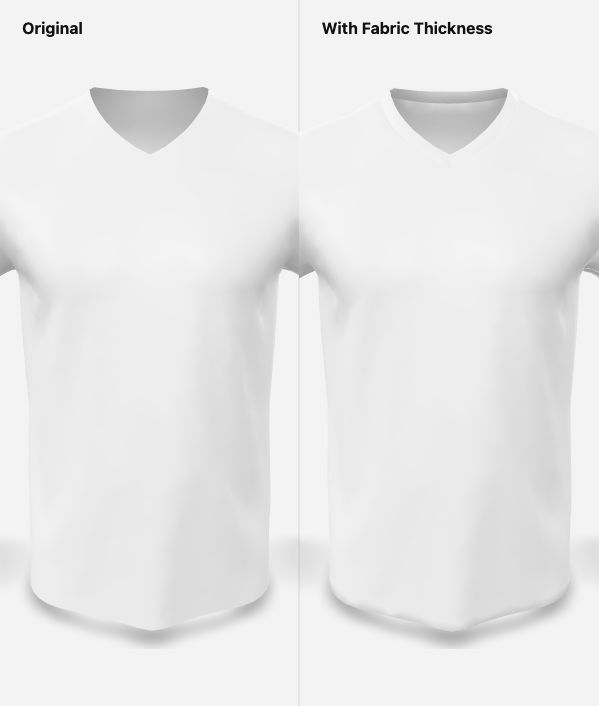
#> input picture thickness-test-check-032.png, 599 x 706 px
$ python generate-tshirt-mockup-maps.py --input ../thickness-test-check-032.png --mask-out out.png --depth-out out.png
#> lines starting #> are read from the running program, lines starting #| are printed output that depends on the picture; after the words box and inside, x2 and y2 are one past the last pixel; in counts of white or black regions, pixels touching at a corner belong together
#> in main, image is the input picture: shape (706, 599, 3); min 0, max 255, mean 233.3
#!/usr/bin/env python3
"""Build a reusable shirt mask and fold/depth map from a generated model photo."""

from __future__ import annotations

import argparse
from pathlib import Path

import cv2
import numpy as np


def scaled_points(points: list[tuple[float, float]], width: int, height: int) -> np.ndarray:
    return np.array(
        [[round(x * width), round(y * height)] for x, y in points],
        dtype=np.int32,
    )


def largest_seeded_component(binary: np.ndarray, seed: tuple[float, float]) -> np.ndarray:
    height, width = binary.shape
    seed_x = min(width - 1, max(0, round(seed[0] * width)))
    seed_y = min(height - 1, max(0, round(seed[1] * height)))
    count, labels, stats, _ = cv2.connectedComponentsWithStats(binary, connectivity=8)
    label = labels[seed_y, seed_x]
    if label == 0 and count > 1:
        label = 1 + int(np.argmax(stats[1:, cv2.CC_STAT_AREA]))
    return np.where(labels == label, 255, 0).astype(np.uint8)


def build_mask(image: np.ndarray) -> np.ndarray:
    height, width = image.shape[:2]
#> height = 706; width = 599
    garment_outline = scaled_points(
        [
            (0.420, 0.245),
            (0.384, 0.266),
            (0.335, 0.276),
            (0.253, 0.296),
            (0.219, 0.330),
            (0.190, 0.458),
            (0.201, 0.476),
            (0.264, 0.488),
            (0.250, 0.752),
            (0.258, 0.779),
            (0.320, 0.793),
            (0.500, 0.800),
            (0.676, 0.792),
            (0.705, 0.766),
            (0.731, 0.488),
            (0.792, 0.476),
            (0.840, 0.460),
            (0.770, 0.296),
            (0.657, 0.273),
            (0.585, 0.249),
            (0.548, 0.266),
            (0.500, 0.307),
            (0.447, 0.269),
        ],
        width,
        height,
    )

    mask = np.full((height, width), cv2.GC_BGD, dtype=np.uint8)
    cv2.fillPoly(mask, [garment_outline], cv2.GC_PR_FGD)
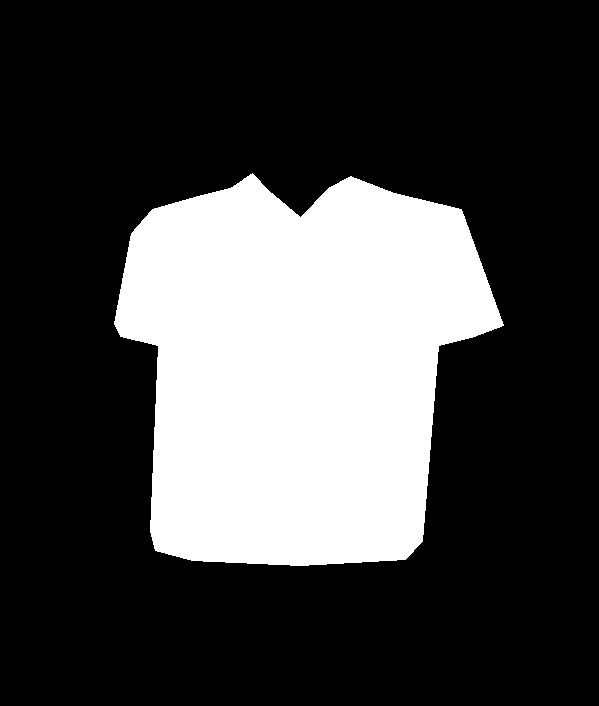
#> mask: shape (706, 599); values 0 (black) and 3 (white), 26.6% white; 1 white region, box (x1, y1, x2, y2) and area: (114, 173, 504, 566) 112680

    hsv = cv2.cvtColor(image, cv2.COLOR_BGR2HSV)
#> hsv: shape (706, 599, 3); mean H, S, V 0, 0, 233.3
    value = hsv[:, :, 2]
    saturation = hsv[:, :, 1]
#> saturation: shape (706, 599); every value is 0
    likely_white = (value >= 182) & (saturation <= 58)
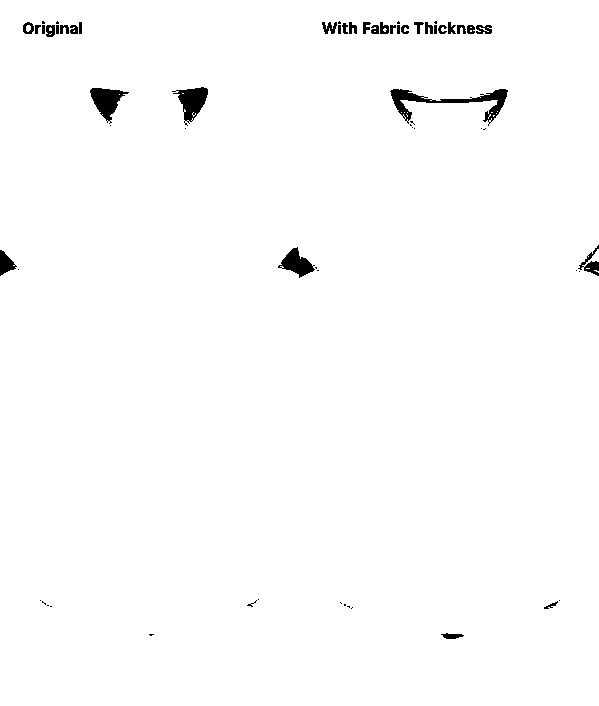
#> likely_white: shape (706, 599) bool; 98.8% white; 64 black regions (30 under 20 px), largest, box (x1, y1, x2, y2) and area: (390, 89, 508, 126) 1105, (172, 87, 208, 126) 682, (90, 88, 129, 124) 680
    inside_outline = np.zeros_like(mask, dtype=np.uint8)
    cv2.fillPoly(inside_outline, [garment_outline], 255)
    mask[(inside_outline > 0) & likely_white] = cv2.GC_FGD

    torso_seed = scaled_points(
        [
            (0.315, 0.355),
            (0.685, 0.355),
            (0.700, 0.735),
            (0.300, 0.735),
        ],
        width,
        height,
    )
    left_sleeve_seed = scaled_points(
        [(0.240, 0.335), (0.335, 0.300), (0.350, 0.455), (0.220, 0.445)],
        width,
        height,
    )
    right_sleeve_seed = scaled_points(
        [(0.650, 0.300), (0.755, 0.330), (0.810, 0.445), (0.660, 0.455)],
        width,
        height,
    )
    for seed_polygon in (torso_seed, left_sleeve_seed, right_sleeve_seed):
        seed_area = np.zeros_like(mask, dtype=np.uint8)
        cv2.fillPoly(seed_area, [seed_polygon], 255)
        mask[(seed_area > 0) & likely_white] = cv2.GC_FGD
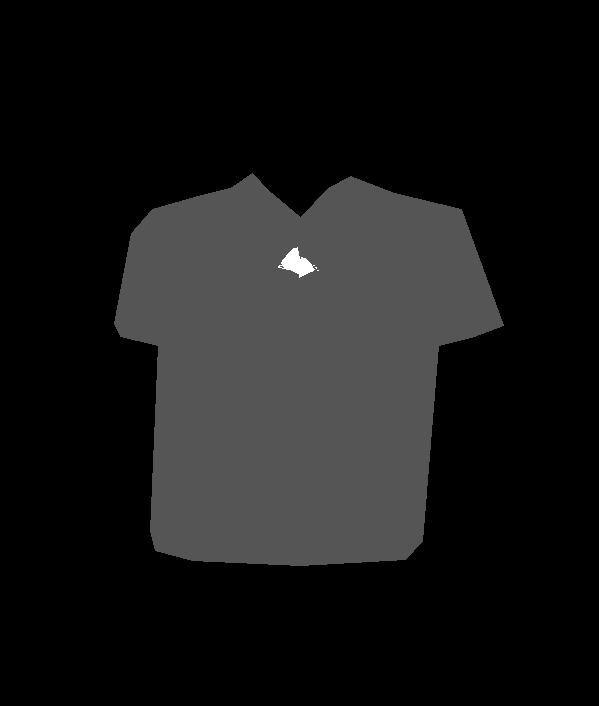
#> mask: shape (706, 599); min 0, max 3, mean 0.269; drawn with min black and max white
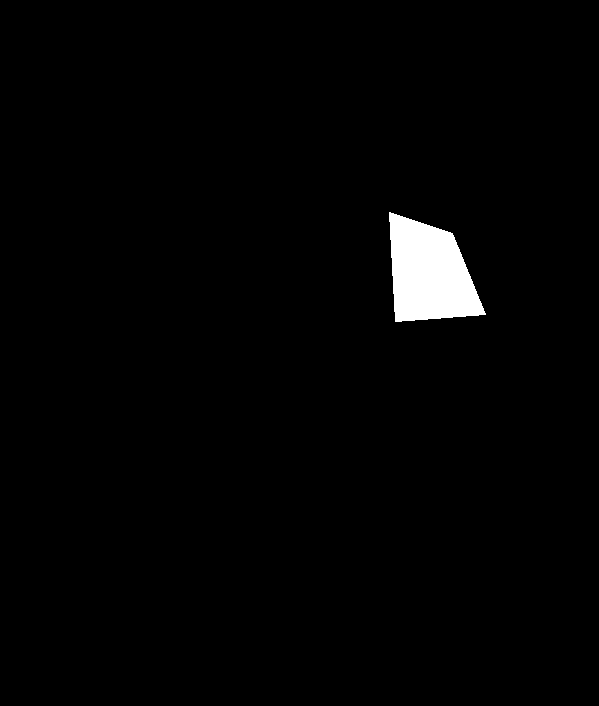
#> seed_area: shape (706, 599); 1.7% white; 1 white region, box (x1, y1, x2, y2) and area: (389, 212, 486, 322) 7304

    neck_background = scaled_points(
        [
            (0.397, 0.115),
            (0.603, 0.115),
            (0.585, 0.245),
            (0.500, 0.299),
            (0.415, 0.245),
        ],
        width,
        height,
    )
    cv2.fillPoly(mask, [neck_background], cv2.GC_BGD)
#> mask: shape (706, 599); 0.01% of pixels changed, all inside (x1, y1, x2, y2) = (250, 173, 341, 198)

    background_model = np.zeros((1, 65), dtype=np.float64)
    foreground_model = np.zeros((1, 65), dtype=np.float64)
    cv2.grabCut(
        image,
        mask,
        None,
        background_model,
        foreground_model,
        8,
        cv2.GC_INIT_WITH_MASK,
    )

    binary = np.where(
        (mask == cv2.GC_FGD) | (mask == cv2.GC_PR_FGD),
        255,
        0,
    ).astype(np.uint8)
    binary = largest_seeded_component(binary, (0.50, 0.55))
#> in largest_seeded_component, `count, labels, stats, _ = cv2.connectedComponentsWithStats(binary, con..`: binary: shape (706, 599); 26.6% white; 1 white region, box (x1, y1, x2, y2) and area: (114, 175, 504, 566) 112626
    binary = cv2.morphologyEx(
        binary,
        cv2.MORPH_CLOSE,
        cv2.getStructuringElement(cv2.MORPH_ELLIPSE, (5, 5)),
    )
    binary = cv2.morphologyEx(
        binary,
        cv2.MORPH_OPEN,
        cv2.getStructuringElement(cv2.MORPH_ELLIPSE, (3, 3)),
    )

    feathered = cv2.GaussianBlur(binary, (0, 0), 1.15)
#> binary: shape (706, 599); 26.6% white; 1 white region, box (x1, y1, x2, y2) and area: (114, 175, 504, 566) 112625
    feathered[inside_outline == 0] = 0
    return feathered


def build_depth(image: np.ndarray, mask: np.ndarray) -> np.ndarray:
    height, width = mask.shape
#> height = 706; width = 599
    lab_luminance = cv2.cvtColor(image, cv2.COLOR_BGR2LAB)[:, :, 0].astype(np.float32)
    smooth = cv2.bilateralFilter(lab_luminance, 11, 26, 26)
    broad_light = cv2.GaussianBlur(smooth, (0, 0), 35)
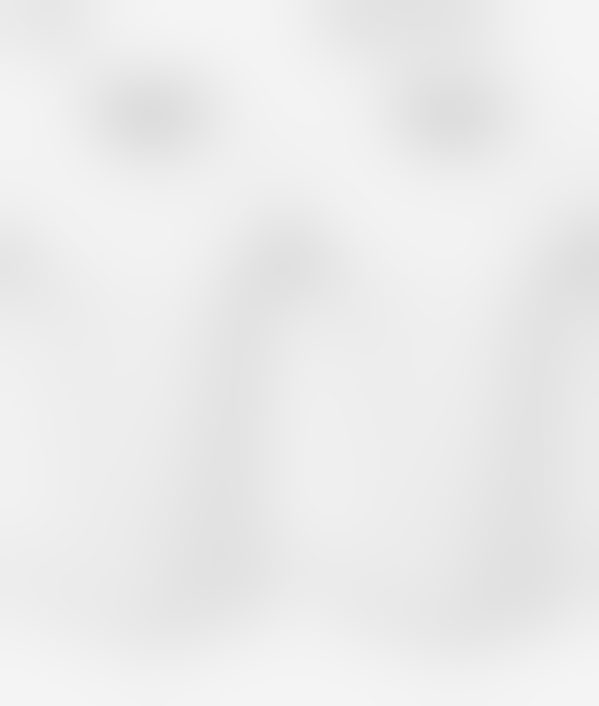
#> broad_light: shape (706, 599) float32; min 221.4, max 244.9, mean 236
    fabric_detail = smooth - broad_light

    y_grid, x_grid = np.mgrid[0:height, 0:width].astype(np.float32)
    normalized_x = (x_grid / max(1, width - 1) - 0.5) / 0.34
    torso_curve = np.clip(1.0 - normalized_x**2, -0.55, 1.0)
    vertical_curve = np.clip(
        1.0 - ((y_grid / max(1, height - 1) - 0.55) / 0.42) ** 2,
        -0.3,
        1.0,
    )

    depth = 128.0 + torso_curve * 31.0 + vertical_curve * 7.0 + fabric_detail * 2.35
    depth = cv2.GaussianBlur(depth, (0, 0), 1.2)
    depth = np.clip(depth, 44, 220).astype(np.uint8)
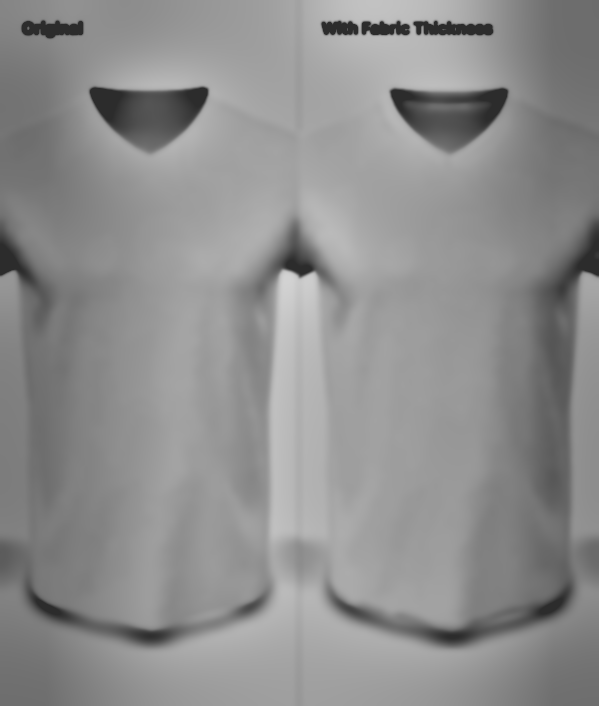
#> depth: shape (706, 599); min 44, max 210, mean 142.1
    depth[mask < 4] = 128
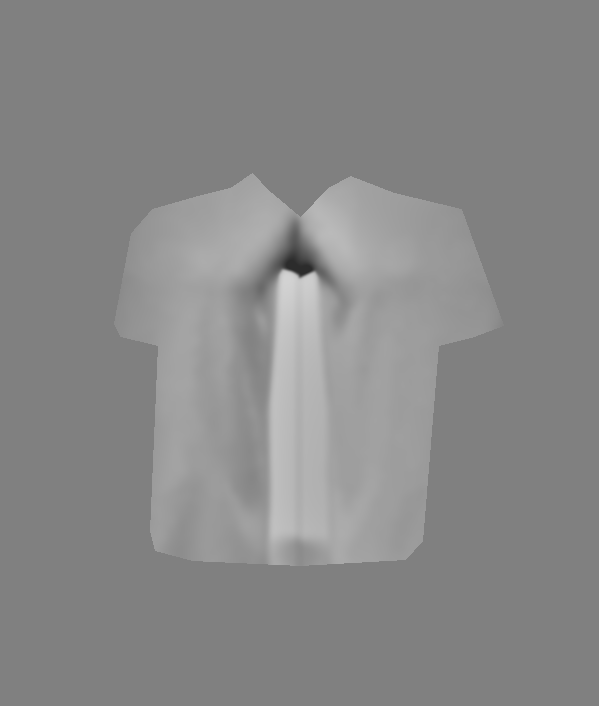
#> depth: shape (706, 599); min 44, max 210, mean 136.1
    return depth


def main() -> None:
    parser = argparse.ArgumentParser()
    parser.add_argument("--input", required=True, type=Path)
    parser.add_argument("--mask-out", required=True, type=Path)
    parser.add_argument("--depth-out", required=True, type=Path)
    args = parser.parse_args()

    image = cv2.imread(str(args.input), cv2.IMREAD_COLOR)
    if image is None:
        raise SystemExit(f"Could not read input image: {args.input}")

    mask = build_mask(image)
    depth = build_depth(image, mask)
    args.mask_out.parent.mkdir(parents=True, exist_ok=True)
    args.depth_out.parent.mkdir(parents=True, exist_ok=True)
    cv2.imwrite(str(args.mask_out), mask)
    cv2.imwrite(str(args.depth_out), depth)

    coverage = float(np.count_nonzero(mask > 127)) / float(mask.size)
#> coverage = 0.266
    print(
        f"Generated {args.mask_out} and {args.depth_out} "
        f"({image.shape[1]}x{image.shape[0]}, mask coverage {coverage:.1%})"
    )
#| Generated out.png and out.png (599x706, mask coverage 26.6%)


if __name__ == "__main__":
    main()

$ run again, on material-texture-softer-check.png
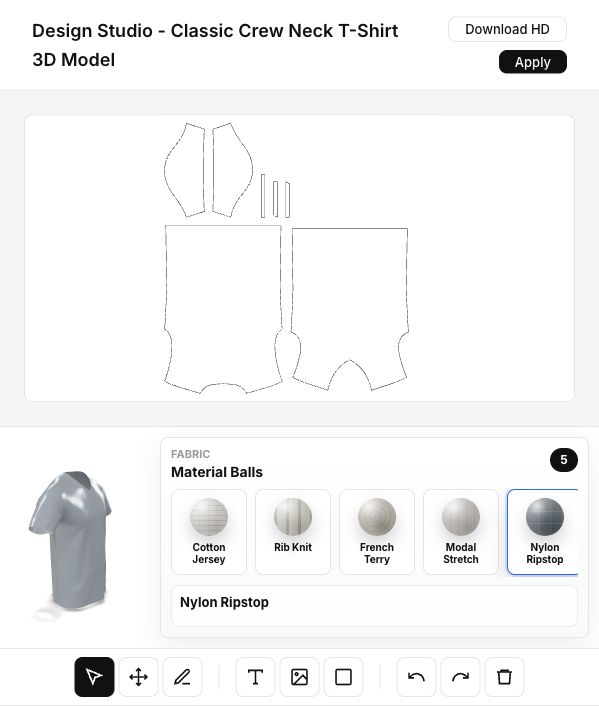
#> input picture material-texture-softer-check.png, 599 x 706 px
#> in main, image is the input picture: shape (706, 599, 3); mean B, G, R 244.6, 244.5, 244.3
#> hsv: shape (706, 599, 3); mean H, S, V 6.1, 0.7, 244.7
#> likely_white: shape (706, 599) bool; 95.1% white; 389 black regions (256 under 20 px), largest, box (x1, y1, x2, y2) and area: (29, 471, 111, 611) 7138, (74, 657, 115, 697) 1521, (499, 50, 567, 74) 1470
#> inside_outline: shape (706, 599); 26.6% white; 1 white region, box (x1, y1, x2, y2) and area: (114, 173, 504, 566) 112680
#> after the loop in build_mask, `for seed_polygon in (torso_seed, left_sleeve_seed, right_sleeve_seed):`:
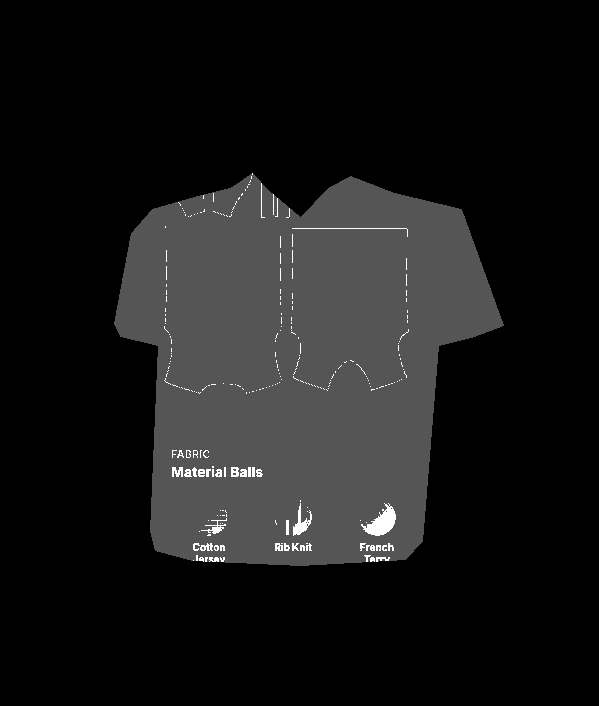
#> mask: shape (706, 599); min 0, max 3, mean 0.281; drawn with min black and max white
#> in build_depth, `depth[mask < 4] = 128`:
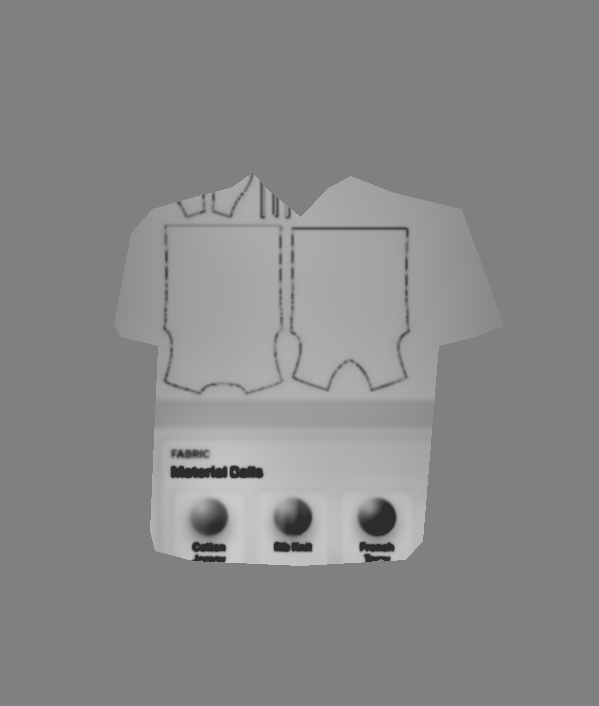
#> depth: shape (706, 599); min 44, max 202, mean 136.2
#> coverage = 0.265
#| Generated out.png and out.png (599x706, mask coverage 26.5%)
